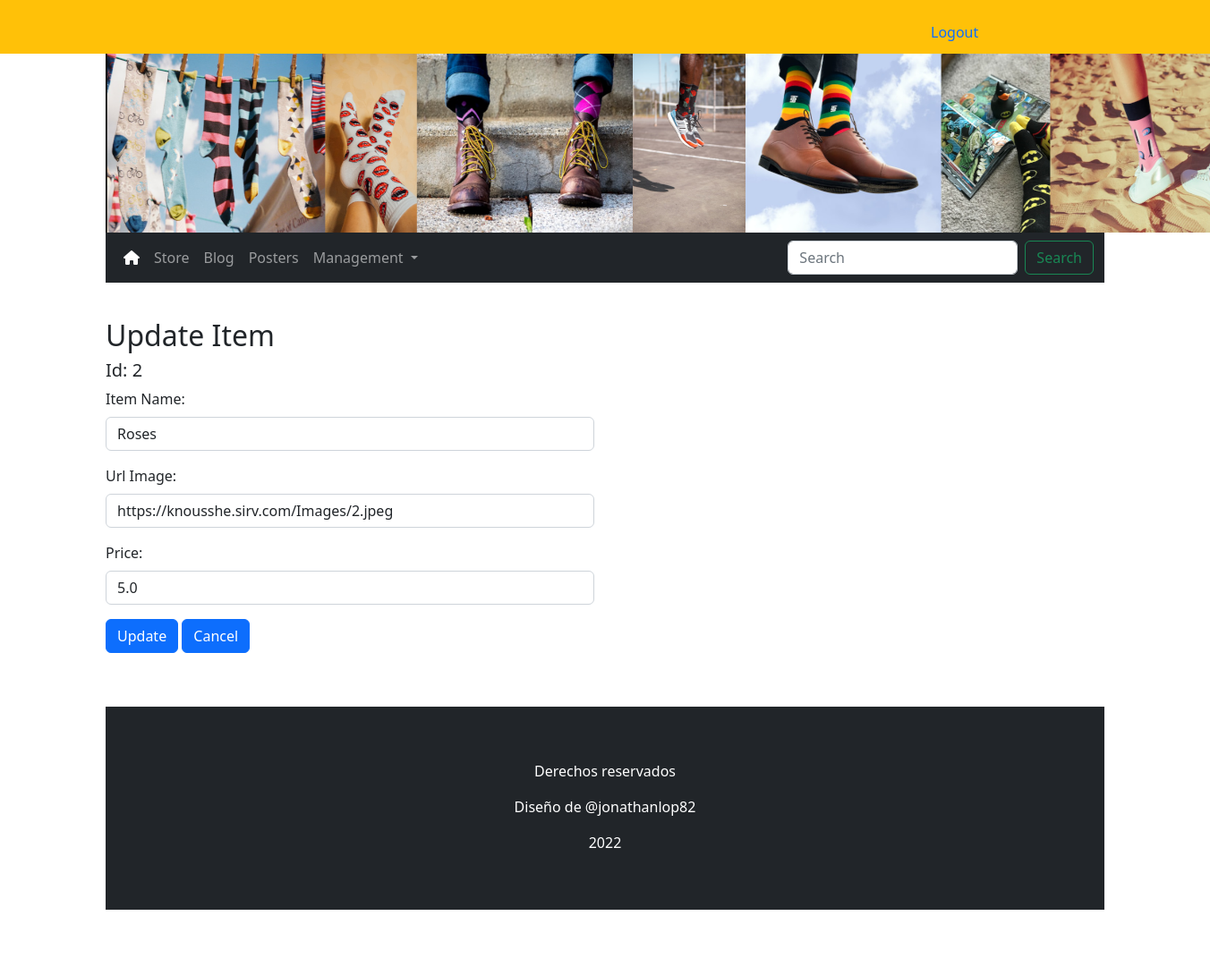
The app's page /update/2 (signed in) with its own data.
### app.py (models this page shows, shortened)
class Items(db.Model):
    id = db.Column(db.Integer, primary_key=True)
    name = db.Column(db.String(250), unique=True, nullable=False)
    image = db.Column(db.String(250), nullable=False)
    price = db.Column(db.Float, nullable=False)
    price_id = db.Column(db.String(250), nullable=False)

### app.py (the view, shortened to what this page needs)
@app.route('/update/<int:id>', methods=["POST","GET"])
@login_required
def update_item(id):
    item = Items.query.filter_by(id=id).first()
    return render_template('updateitem.html', item=item)

### app.py (called while the page is built)
@login_manager.user_loader
def user_loader(user_id):
    return User.query.get(user_id)

### templates/updateitem.html (shortened to what this page needs)
{% extends 'base.html' %}
{% block main %}
<div class="container update-items">
    <h2>Update Item</h2>
    <div class="row">
        <div class="col-6">
            <h5>Id: {{ item.id }}</h5>
            <form action="" method="post">
                <div class="mb-3">
                  <label for="InputName" class="form-label">Item Name:</label>
                  <input type="text" class="form-control" id="InputName" aria-describedby="nameHelp" name="name" value="{{ item.name }}">
                </div>
                <div class="mb-3">
                  <label for="InputUrlImage" class="form-label">Url Image:</label>
                  <input type="text" class="form-control" id="InputUrlImage" name="urlimage" value="{{ item.image }}">
                </div>
                <div class="mb-3">
                    <label for="InputPrice" class="form-label">Price:</label>
                    <input type="text" class="form-control" id="InputPrice" name="price" value="{{ item.price }}">
                  </div>
                <button type="submit" class="btn btn-primary">Update</button>
                <a class="btn btn-primary" href="/update" role="button">Cancel</a>
              </form>
        </div>
        <div class="col-6">
        </div>
    </div>
{% endblock %}

### static/css/styles.css (style rules this page uses)
.update-items { margin-top: 40px; }

### records on screen
Items: id "2", name "Roses", urlimage "https://knousshe.sirv.com/Images/2.jpeg", price "5.0"
